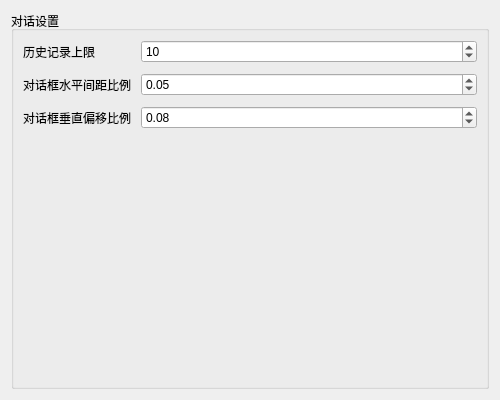
<?xml version="1.0" encoding="UTF-8"?>
<ui version="4.0">
 <class>PageGeneral</class>
 <widget class="QWidget" name="PageGeneral">
  <property name="geometry">
   <rect><x>0</x><y>0</y><width>500</width><height>400</height></rect>
  </property>
  <layout class="QVBoxLayout" name="verticalLayout">
   <property name="spacing"><number>10</number></property>

   <item>
    <widget class="QGroupBox" name="grpChat">
     <property name="title"><string>对话设置</string></property>
     <layout class="QFormLayout" name="formLayout">
      <property name="spacing"><number>10</number></property>
      <item row="0" column="0">
       <widget class="QLabel" name="lblMaxHistory">
        <property name="text"><string>历史记录上限</string></property>
       </widget>
      </item>
      <item row="0" column="1">
       <widget class="QSpinBox" name="spinMaxHistory">
        <property name="minimum"><number>2</number></property>
        <property name="maximum"><number>100</number></property>
        <property name="value"><number>10</number></property>
        <property name="displayIntegerBase"><number>10</number></property>
        <property name="maximumWidth"><number>120</number></property>
        <property name="maximumHeight"><number>26</number></property>
        <property name="toolTip"><string>对话历史最多保留的条数，超出后自动删除最旧的记录</string></property>
       </widget>
      </item>
      <item row="1" column="0">
       <widget class="QLabel" name="lblDialogGapRatio">
        <property name="text"><string>对话框水平间距比例</string></property>
       </widget>
      </item>
      <item row="1" column="1">
       <widget class="QDoubleSpinBox" name="spinDialogGapRatio">
        <property name="minimum"><double>-1.000000000000000</double></property>
        <property name="maximum"><double>1.000000000000000</double></property>
        <property name="singleStep"><double>0.010000000000000</double></property>
        <property name="decimals"><number>2</number></property>
        <property name="value"><double>0.050000000000000</double></property>
        <property name="maximumWidth"><number>120</number></property>
        <property name="minimumWidth"><number>100</number></property>
        <property name="maximumHeight"><number>26</number></property>
        <property name="toolTip"><string>对话框右边缘与立绘左边缘的间距占立绘宽度的比例，正值向外（左侧），负值向内（重叠）</string></property>
       </widget>
      </item>
      <item row="2" column="0">
       <widget class="QLabel" name="lblDialogOffsetYRatio">
        <property name="text"><string>对话框垂直偏移比例</string></property>
       </widget>
      </item>
      <item row="2" column="1">
       <widget class="QDoubleSpinBox" name="spinDialogOffsetYRatio">
        <property name="minimum"><double>-1.000000000000000</double></property>
        <property name="maximum"><double>1.000000000000000</double></property>
        <property name="singleStep"><double>0.010000000000000</double></property>
        <property name="decimals"><number>2</number></property>
        <property name="value"><double>0.080000000000000</double></property>
        <property name="maximumWidth"><number>120</number></property>
        <property name="minimumWidth"><number>100</number></property>
        <property name="maximumHeight"><number>26</number></property>
        <property name="toolTip"><string>对话框底部超出立绘顶部的距离占立绘高度的比例，正值向下（重叠），负值向上（远离）</string></property>
       </widget>
      </item>
     </layout>
    </widget>
   </item>

  </layout>
 </widget>
 <resources/>
 <connections/>
</ui>
